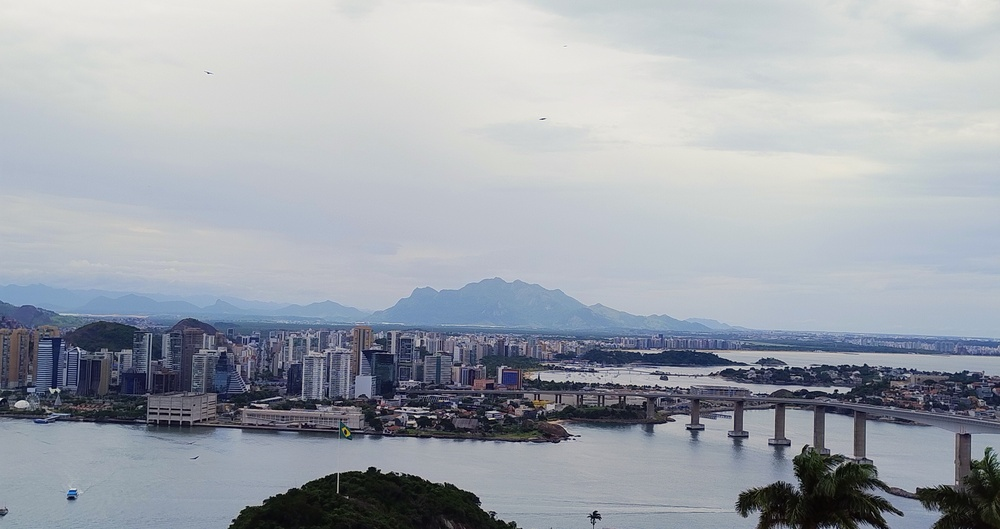
#> input picture Visualizacao_de_Dados/figuras/cidade_vitoria.jpg, 1000 x 529 px, shrunk from 4080 x 2160 before the run
$ python atividade2_4_rotacao_de_imagens.py
#> lines starting #> are read from the running program, lines starting #| are printed output that depends on the picture
from PIL import Image
import matplotlib.pyplot as plt

# Carrega a imagem
img = Image.open('../figuras/cidade_vitoria.jpg')
#> img is the input picture: PIL image 1000x529 RGB; mean R, G, B 159.9, 165.4, 173.5

# Rotacionar a imagem em 45 e 90 graus.
img_45 = img.rotate(45, expand=True) # Rotaciona em 45 graus e expande a imagem
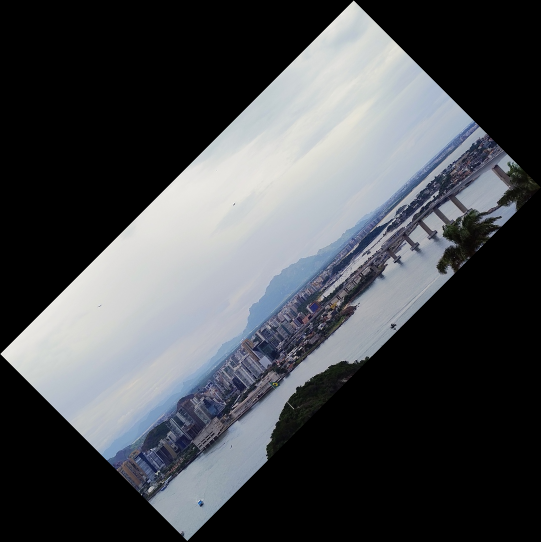
#> img_45: PIL image 1082x1083 RGB (shown at 1/2 size); mean R, G, B 72.2, 74.6, 78.3
img_90 = img.rotate(90, expand=True) # Rotaciona em 90 graus e expande a imagem
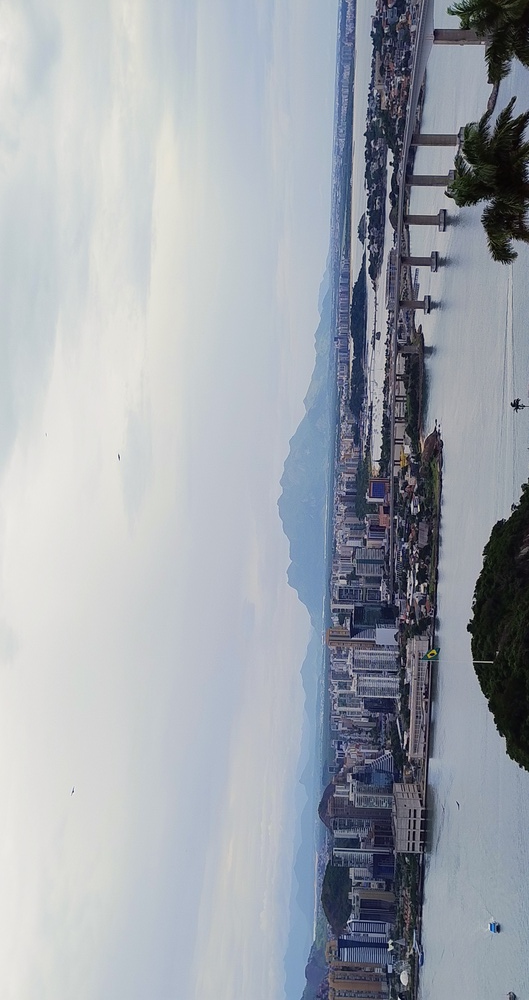
#> img_90: PIL image 529x1000 RGB; mean R, G, B 159.9, 165.4, 173.5

# Salvar as imagens
img_45.save('../figuras/cidade_vitoria_rotacionada_45.png')
img_90.save('../figuras/cidade_vitoria_rotacionada_90.png')

# Exibir as imagens
fig, axes = plt.subplots(1, 3, figsize=(15, 5))

# Exibir a imagem original
axes[0].imshow(img)
axes[0].set_title('Imagem Original')
axes[0].axis('off')

# Exibir a imagem rotacionada em 45 graus
axes[1].imshow(img_45)
axes[1].set_title('Imagem Rotacionada em 45 graus')
axes[1].axis('off')

# Exibir a imagem rotacionada em 90 graus
axes[2].imshow(img_90)
axes[2].set_title('Imagem Rotacionada em 90 graus')
axes[2].axis('off')

plt.show()
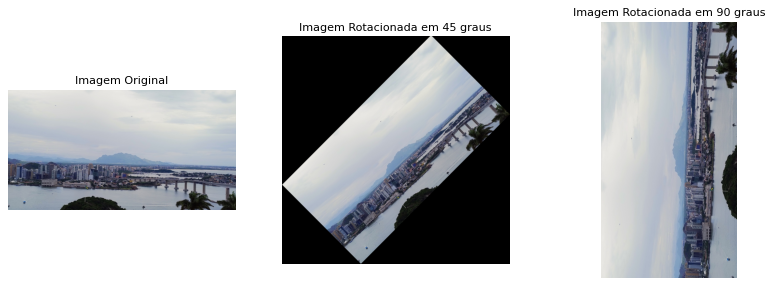
#> figure drawn by matplotlib, 3 panels

$ run again, with Visualizacao_de_Dados/figuras/mar_vitoria.jpg copied over Visualizacao_de_Dados/figuras/cidade_vitoria.jpg
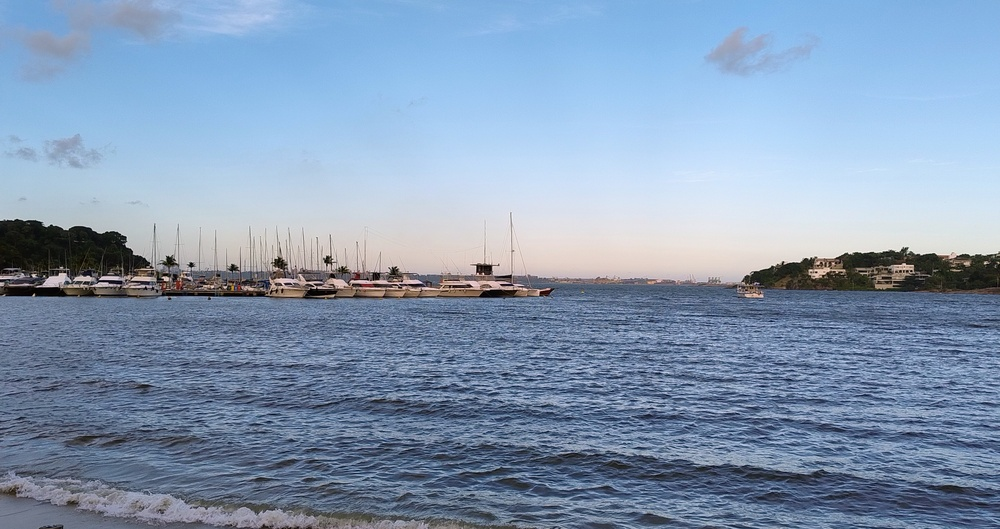
#> input picture Visualizacao_de_Dados/figuras/mar_vitoria.jpg, 1000 x 529 px, shrunk from 4080 x 2160 before the run
#> img is the input picture: PIL image 1000x529 RGB; mean R, G, B 132.9, 154.1, 180.3
#> `img_90 = img.rotate(90, expand=True)`:
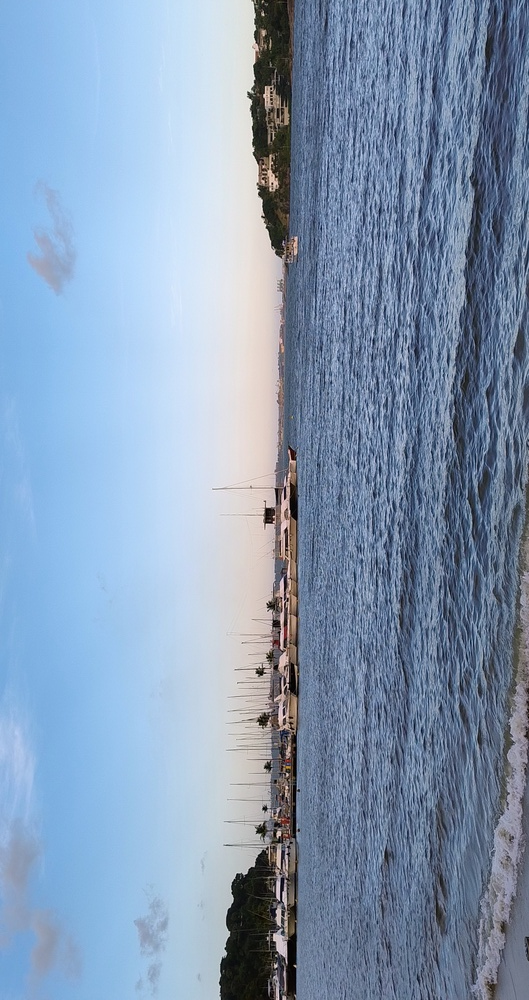
#> img_90: PIL image 529x1000 RGB; mean R, G, B 132.9, 154.1, 180.3
#> `plt.show()`:
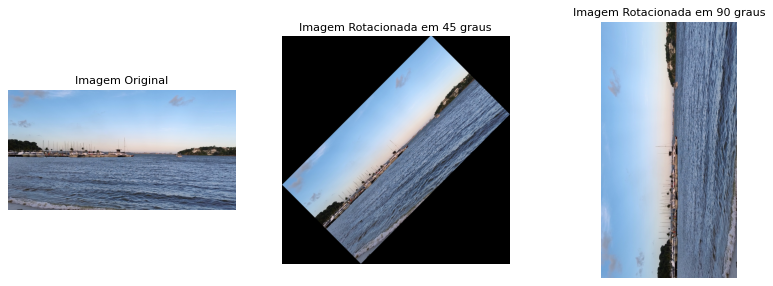
#> figure drawn by matplotlib, 3 panels
